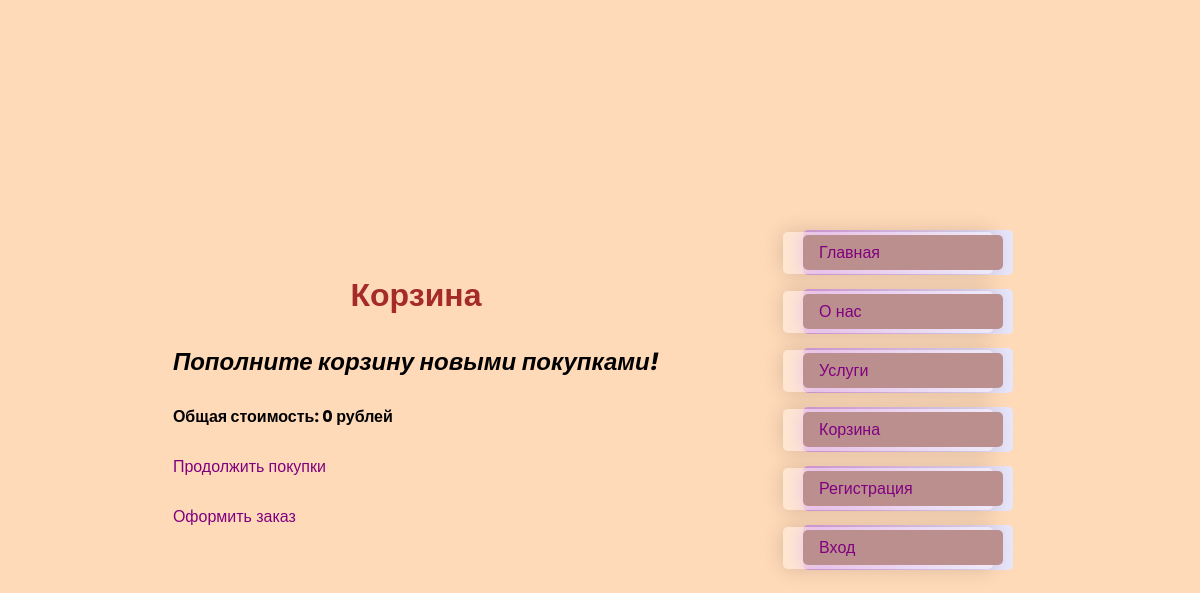
The app's page /cart/ (signed in), older data.
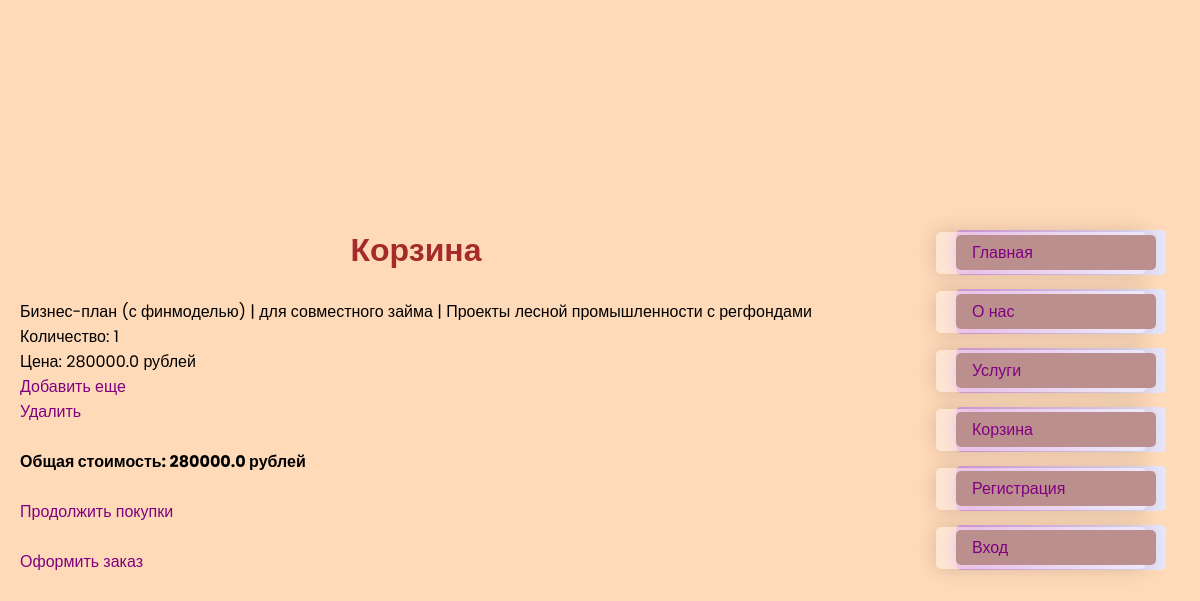
The same page, newer data.
### financial_analyst/models.py (models this page shows, shortened)
class CartItem(models.Model):
    service = models.ForeignKey(Service, on_delete=models.CASCADE)
    quantity = models.PositiveIntegerField(default=0)
    user = models.ForeignKey(User, on_delete=models.CASCADE)
    date_added = models.DateTimeField(auto_now_add=True)

class Service(models.Model):
    TYPES_CHOICES = [
        ('для регионального займа', 'для регионального займа'),
        ('для совместного займа', 'для совместного займа'),
    ]
    PROGRAMS_CHOICES = [
        ('Проекты развития с регфондами', 'Проекты развития с регфондами'),
        ('Комплектующие изделия с регфондами', 'Комплектующие изделия с регфондами'),
        ('Производительность труда с регфондами', 'Производительность труда с регфондами'),
        ('Проекты лесной промышленности с регфондами', 'Проекты лесной промышленности с регфондами'),
        ('Региональные проекты развития', 'Региональные проекты развития'),
    ]
    title = models.CharField(max_length=50, verbose_name='Услуга')
    type = models.CharField(max_length=100,choices=TYPES_CHOICES, verbose_name='Вид займа')
    program = models.CharField(max_length=100,choices=PROGRAMS_CHOICES, verbose_name='Программа займа')
    cost = models.DecimalField(max_digits=9, decimal_places=1, verbose_name='Цена услуги')
    class Meta:
        verbose_name = 'Услуга'
        verbose_name_plural = 'Услуги'

### financial_analyst/views.py (the view)
# urls.py: path('cart/', cart),
@login_required
def cart(request):
    cart_items = CartItem.objects.filter(user=request.user)
    total_cost = sum(item.service.cost * item.quantity for item in cart_items)
    context = {
        'cart_items': cart_items,
        'total_cost': total_cost
    }
    return render(request, 'cart.html', context)

### templates/cart.html (shortened to what this page needs)
<!DOCTYPE html>
<html lang="en">
{% extends 'base_for.html' %}
        {% block content %}
        <h1>Корзина</h1>
        <br>
            {% for item in cart_items %}
                <p>{{ item.service.title }} | {{ item.service.type }} | {{ item.service.program }}</p>
                <p>Количество: {{item.quantity}}</p>
                <p>Цена: {{ item.service.cost }} рублей</p>
                <a href='{% url "add_yet" item.id %}' style="text-decoration: none;" >Добавить еще</a><br>
                <a href='{% url "remove" item.id %}' style="text-decoration: none;" >Удалить</a><br><br>
            {% empty %}
                <h2><strong><em>Пополните корзину новыми покупками!</em></strong></h2>
                <br>
            {% endfor %}
        <p><b>Общая стоимость: {{total_cost}} рублей</b></p>
        <br>
        <a href="/services" style="text-decoration: none;">Продолжить покупки</a><br><br>
        <a href="https://t.me/karasevaad" style="text-decoration: none;">Оформить заказ</a>
        {% endblock %}
        {% block menu %}
        {{ block.super }}
        {% endblock %}

Row changes from the older to the newer data that the page shows:
added CartItem: service "Бизнес-план (с финмоделью)", service.type "для совместного займа", service.program "Проекты лесной промышленности с регфондами", quantity "1", service.cost "280000.0"
Text that changed along with them:
{{ total_cost }}: "0" → "280000.0"
text no longer shown: "Пополните корзину новыми покупками!"
